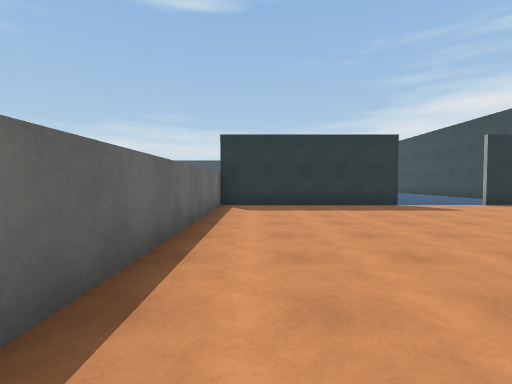
[1] (above)

12 first-person views from a walk through a scene from a Unity 3-D project. The camera is 1.3 m above the floor, tilts 2° down and sees 85° across. The floor is counted in squares, 2 m on a side. Each view is taken from the middle of a square. On the plan, view 1 faces up. The plan holds only what a view shows up to about 9 squares ahead; the rest is blank. The place goes on beyond the plan. The player character is not drawn. Some animated figures are left out. Surface patterns are stand-ins for the level's own textures.

[2]
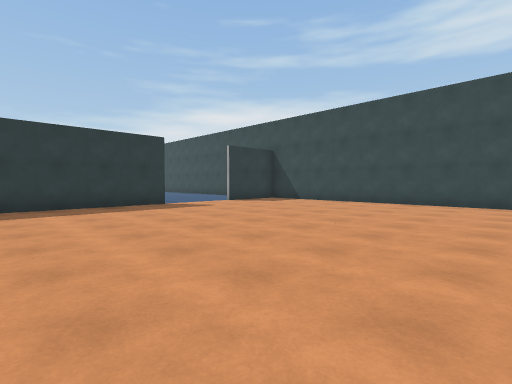

[3]
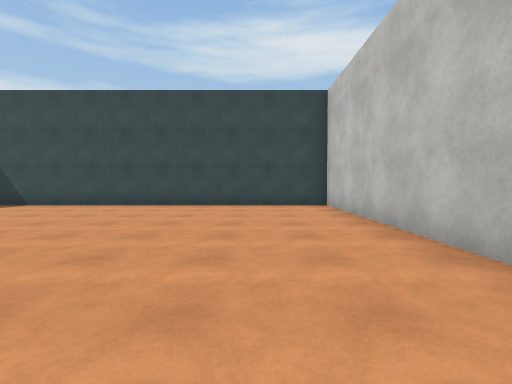

[4]
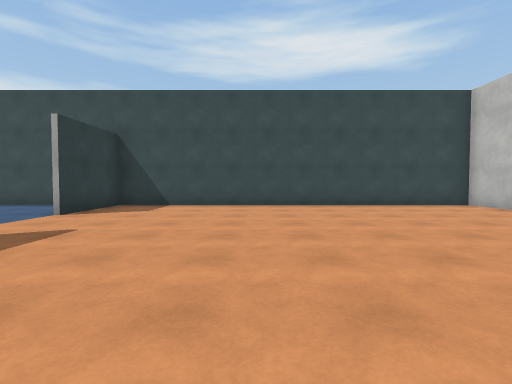

[5]
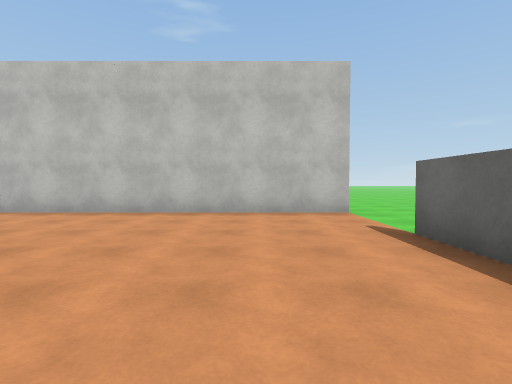

[6]
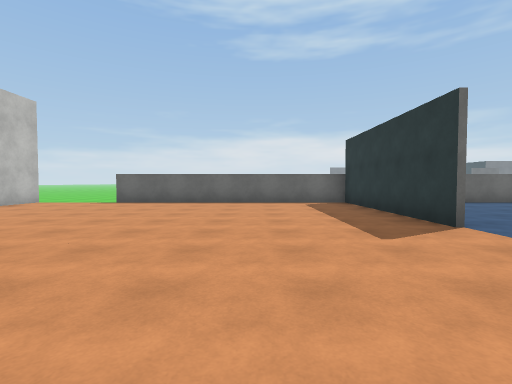

[7]
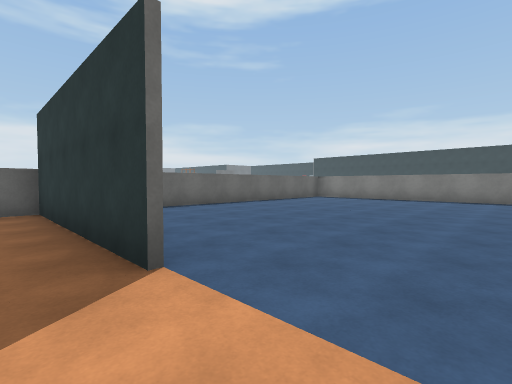

[8]
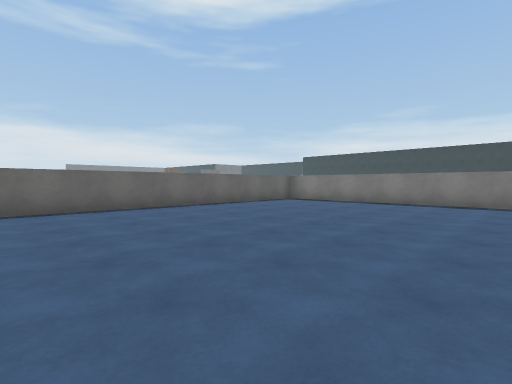

[9]
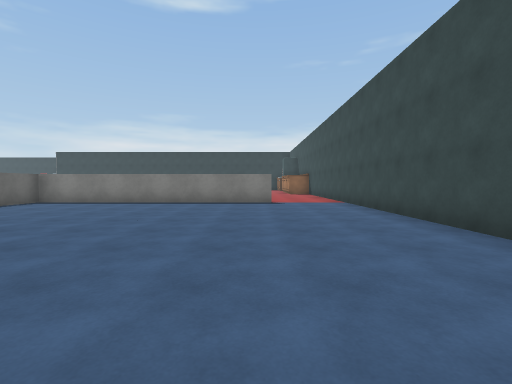

[10]
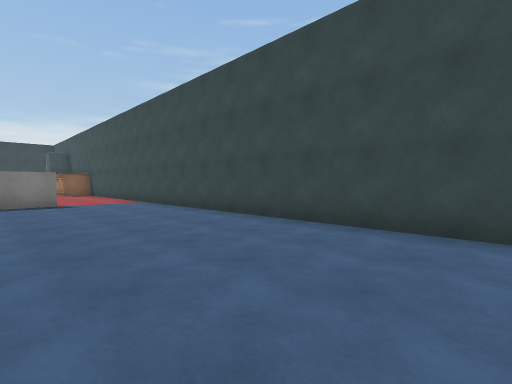

[11]
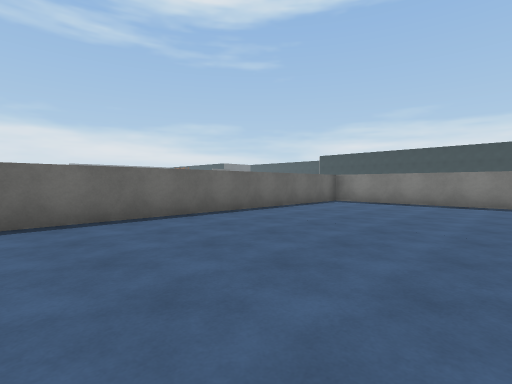

[12]
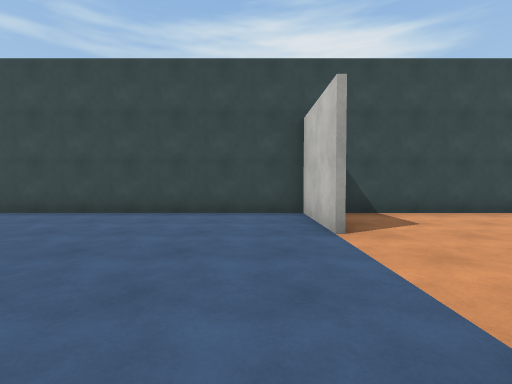

### Floor plan
Points are (right, up) in squares from view 1. A wall is a line through its corners. A room is listed if a view was taken in it or the views show most of it. See-through windows are left out.
Room 1 (views 1, 2, 3, 4, 5, 6, 7, 8, 9)
walls: (4.1, 7.9) (-1, 7.9); (8.9, 7.9) (6.5, 7.9); (-1, -2) (8.9, -2) (8.9, 8); (-1, 8) (-1, 0.5)
ways out: opening at (5, 8.3) to room 2; opening at (0, -0.5)
Room 2 (views 10, 11, 12)
walls: (6.5, 8) (8.9, 8) (8.9, 18); (6.6, 18) (-1, 18) (-1, 8)
ways out: opening at (5, 8.3) to room 1; opening at (7.5, 18)

Where each view was taken, in squares from view 1:
view 1: 0 up, 0 right, facing up
view 2: 0 up, 0 right, facing up-right
view 3: 0 up, 1 right, facing right
view 4: 4 up, 1 right, facing right
view 5: 4 up, 1 right, facing down
view 6: 5 up, 8 right, facing left
view 7: 7 up, 6 right, facing up-left
view 8: 9 up, 6 right, facing up-left
view 9: 9 up, 6 right, facing up
view 10: 9 up, 5 right, facing up-right
view 11: 9 up, 4 right, facing up-left
view 12: 9 up, 3 right, facing right
